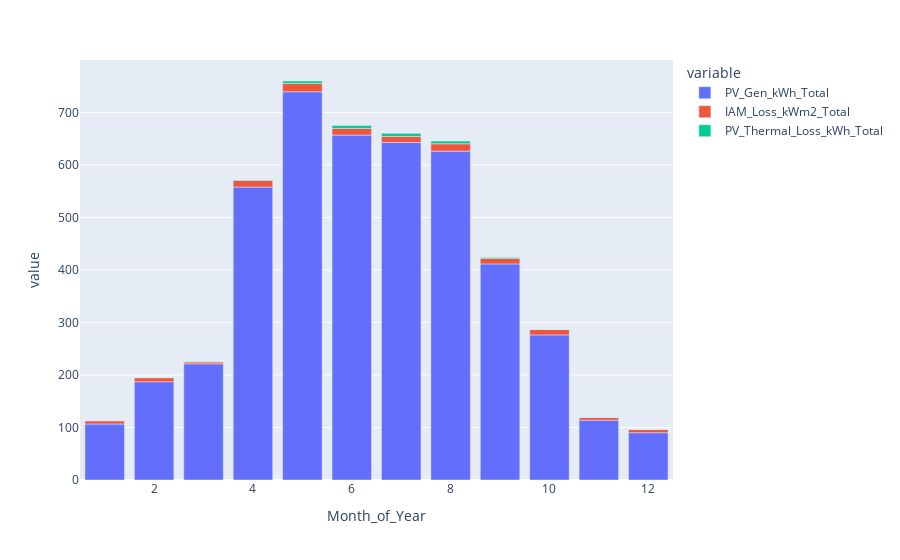

The code cell stored with this chart in its notebook:
### Code cell
px.bar(pv_model.summary_grouped.monthly[["PV_Gen_kWh_Total", "IAM_Loss_kWm2_Total", "PV_Thermal_Loss_kWh_Total"]])

### Figure 1 — Plotly figure (JSON) as saved in the notebook; plotly's stock layout.template omitted (floating-point values rounded to 4 significant figures)
{"data": [{"alignmentgroup": "True", "hovertemplate": "variable=PV_Gen_kWh_Total<br>Month_of_Year=%{x}<br>value=%{y}<extra></extra>", "legendgroup": "PV_Gen_kWh_Total", "marker": {"color": "#636efa", "pattern": {"shape": ""}}, "name": "PV_Gen_kWh_Total", "offsetgroup": "PV_Gen_kWh_Total", "orientation": "v", "showlegend": true, "textposition": "auto", "type": "bar", "x": [1, 2, 3, 4, 5, 6, 7, 8, 9, 10, 11, 12], "xaxis": "x", "y": [106.7, 187.2, 221.3, 557.9, 739.4, 656.9, 642.8, 626.3, 411.6, 276.3, 114.0, 90.16], "yaxis": "y"}, {"alignmentgroup": "True", "hovertemplate": "variable=IAM_Loss_kWm2_Total<br>Month_of_Year=%{x}<br>value=%{y}<extra></extra>", "legendgroup": "IAM_Loss_kWm2_Total", "marker": {"color": "#EF553B", "pattern": {"shape": ""}}, "name": "IAM_Loss_kWm2_Total", "offsetgroup": "IAM_Loss_kWm2_Total", "orientation": "v", "showlegend": true, "textposition": "auto", "type": "bar", "x": [1, 2, 3, 4, 5, 6, 7, 8, 9, 10, 11, 12], "xaxis": "x", "y": [6.241, 7.759, 3.693, 12.73, 15.82, 12.57, 11.48, 14.01, 10.45, 10.33, 4.942, 6.113], "yaxis": "y"}, {"alignmentgroup": "True", "hovertemplate": "variable=PV_Thermal_Loss_kWh_Total<br>Month_of_Year=%{x}<br>value=%{y}<extra></extra>", "legendgroup": "PV_Thermal_Loss_kWh_Total", "marker": {"color": "#00cc96", "pattern": {"shape": ""}}, "name": "PV_Thermal_Loss_kWh_Total", "offsetgroup": "PV_Thermal_Loss_kWh_Total", "orientation": "v", "showlegend": true, "textposition": "auto", "type": "bar", "x": [1, 2, 3, 4, 5, 6, 7, 8, 9, 10, 11, 12], "xaxis": "x", "y": [0, 0, 0.003, 0.811, 4.653, 5.506, 5.88, 5.139, 1.681, 0.17, 0, 0], "yaxis": "y"}], "layout": {"barmode": "relative", "legend": {"title": {"text": "variable"}, "tracegroupgap": 0}, "margin": {"t": 60}, "xaxis": {"anchor": "y", "domain": [0, 1], "title": {"text": "Month_of_Year"}}, "yaxis": {"anchor": "x", "domain": [0, 1], "title": {"text": "value"}}}}
